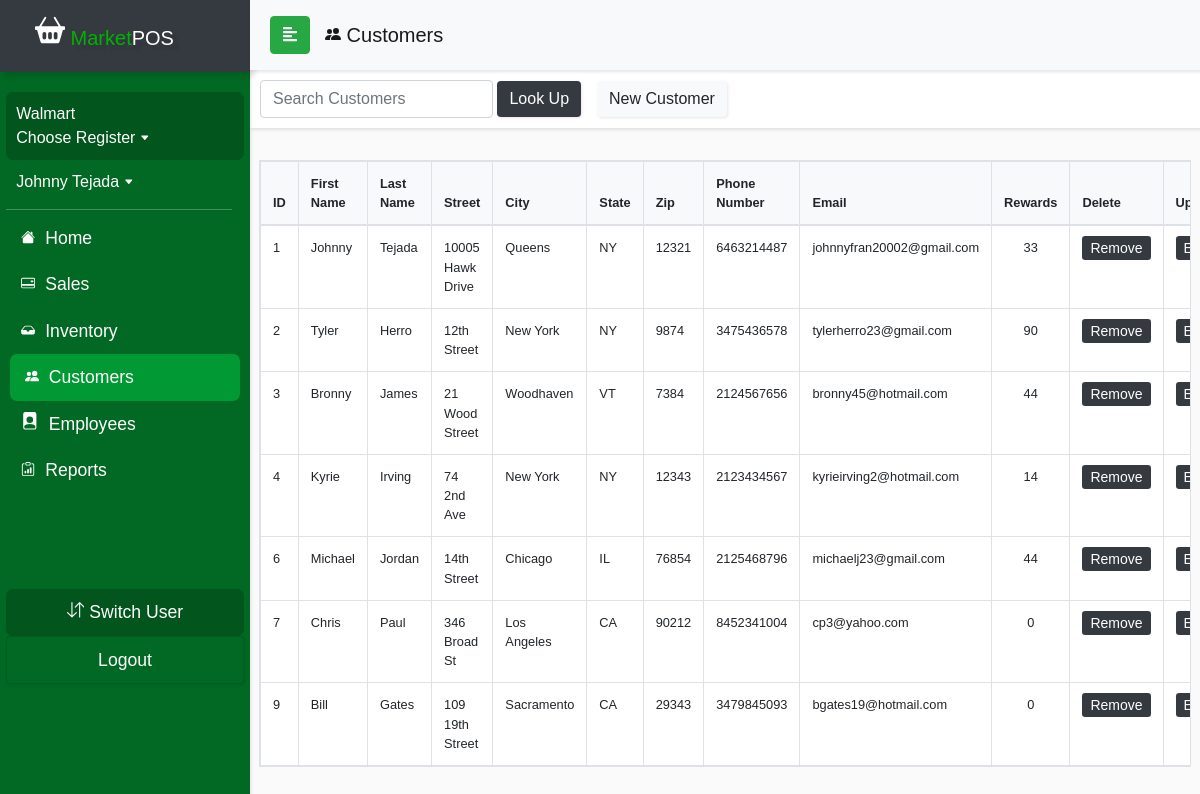
The page /currentDraft/customerview.php (signed in) on the database its author committed.
### tables this page shows
CREATE TABLE `employee_info` (
  `employee_id` int(11) NOT NULL,
  `email` varchar(50) NOT NULL,
  `password` varchar(50) NOT NULL,
  `pin_number` int(11) DEFAULT NULL,
  `first_name` varchar(50) NOT NULL,
  `last_name` varchar(50) NOT NULL,
  `user_id` double DEFAULT NULL,
  `phone_number` double NOT NULL,
  `SSN` double DEFAULT NULL,
  `street_address` varchar(50) NOT NULL,
  `city` varchar(50) NOT NULL,
  `state` varchar(2) NOT NULL,
  `zip_code` int(11) NOT NULL,
  `start_date` date DEFAULT NULL,
  `company_name` varchar(50) NOT NULL,
  `number_of_stores` varchar(11) DEFAULT NULL,
  `user_type` int(11) NOT NULL,
  `customer_id` int(11) DEFAULT NULL
);

CREATE TABLE `customer_info` (
  `customer_id` int(11) NOT NULL,
  `email` varchar(50) NOT NULL,
  `password` varchar(60) NOT NULL,
  `first_name` varchar(50) NOT NULL,
  `last_name` varchar(50) NOT NULL,
  `phone_number` double NOT NULL,
  `rewards` float DEFAULT NULL,
  `street_address` varchar(50) NOT NULL,
  `city` varchar(50) NOT NULL,
  `state` varchar(2) NOT NULL,
  `zip_code` int(11) NOT NULL
);

### currentDraft/sidebarconnect.php (called while the page is built)
<?php
include_once('config.php');
if (isset($_SESSION['emp_id'])) {
$employee_id = $_SESSION['emp_id'];
$query = "SELECT first_name, last_name, company_name, user_type FROM employee_info WHERE employee_id = $employee_id";
$result = mysqli_query($conn, $query);
$numrows = mysqli_num_rows($result);
if ($numrows != 0){
$row = mysqli_fetch_assoc($result);
}
}
?>

### currentDraft/customerview.php (the view, shortened to what this page needs)
<?php
include_once('config.php');
include_once('sidebarconnect.php');
$query = "SELECT * FROM customer_info";
$result = mysqli_query($conn, $query);
?>
<!DOCTYPE html>
<html>
<head>
  <link rel="stylesheet" href="css/bootstrap.min.css">
  <link rel="stylesheet" href="userStyle2.css">
  <link rel="stylesheet" href="css/jquery.mCustomScrollbar.min.css">
</head>
<body>
<nav id="sidebar">
    <div class="sidebar-header bg-dark">
      <h1 id="brand"><span><a class="navbar-brand relative-top" href="indexDraft.php">
            <span style="color: #00b300"> Market</span>POS</a></h1>
    </div>
    <ul class="list-unstyled components">
      <li>
        <div id="usercard">
          <a href="salescontrolpanel.php#switchreg" style="font-size: 1em;"><?php if ((isset($_SESSION['emp_id'])) ) echo $row['company_name']; else  echo 'Company Name'; ?></br>
            <?php if (isset($_SESSION['register'])) echo "Register " .$_SESSION['register'];else  echo 'Choose Register'; ?> <svg width=".6em" height=".6em" viewBox="0 0 16 16" class="bi bi-caret-down-fill" fill="currentColor" xmlns="http://www.w3.org/2000/svg">
              <path d="M7.247 11.14L2.451 5.658C1.885 5.013 2.345 4 3.204 4h9.592a1 1 0 0 1 .753 1.659l-4.796 5.48a1 1 0 0 1-1.506 0z" />
            </svg></a>
        </div>
      </li>
      <li>
        <a href="employeePinLogin.php" style="font-size: 1em;"><?php if ((isset($_SESSION['emp_id']))) echo "". $row['first_name']. " " . $row['last_name'] . " ";else echo "Current User";?><svg width=".6em" height=".6em" viewBox="0 0 16 16" class="bi bi-caret-down-fill" fill="currentColor" xmlns="http://www.w3.org/2000/svg">
            <path d="M7.247 11.14L2.451 5.658C1.885 5.013 2.345 4 3.204 4h9.592a1 1 0 0 1 .753 1.659l-4.796 5.48a1 1 0 0 1-1.506 0z" />
          </svg></a>
      </li>
      <div class="justify-content-center" id="navline"></div>
      <li>
        <a href="accounthomeDraft.php">
          <span style="padding:5px;">
            </span> Home</a>
      </li>
      <li>
        <a href="salescontrolpanel.php">
          <span style="padding:5px;">
          </span> Sales</a>
      </li>
      <li>
        <a href="inventorycontrol.php">
          <span style="padding:5px;">
            </span> Inventory</a>
      </li>
      <li class="active">
        <a href="customercontrol.php">
          <span style="padding:5px;">
            </span> Customers</a>
      </li>
      <?php
            if (isset($_SESSION['emp_id']))
        if ($row['user_type'] == 1) {
          echo "
          <li>
          <a href='employeecontrol.php'>
            <span style='padding:5px;'>
            <svg width='1em' height='1em' viewBox='0 0 16 16' class='bi bi-file-person-fill' fill='currentColor' xmlns='http://www.w3.org/2000/svg'>
            <path fill-rule='evenodd' d='M12 0H4a2 2 0 0 0-2 2v12a2 2 0 0 0 2 2h8a2 2 0 0 0 2-2V2a2 2 0 0 0-2-2zm-1 7a3 3 0 1 1-6 0 3 3 0 0 1 6 0zm-3 4c2.623 0 4.146.826 5 1.755V14a1 1 0 0 1-1 1H4a1 1 0 0 1-1-1v-1.245C3.854 11.825 5.377 11 8 11z'/>
          </svg></span> Employees</a>
        </li>
          <li>
            <a href='reportsControlPanel.php'>
              <span style='padding:5px;'>
                <svg width='.8em' height='.8em' viewBox='0 0 16 16' class='bi bi-clipboard-data' fill='currentColor' xmlns='http://www.w3.org/2000/svg'>
                  <path fill-rule='evenodd' d='M4 1.5H3a2 2 0 0 0-2 2V14a2 2 0 0 0 2 2h10a2 2 0 0 0 2-2V3.5a2 2 0 0 0-2-2h-1v1h1a1 1 0 0 1 1 1V14a1 1 0 0 1-1 1H3a1 1 0 0 1-1-1V3.5a1 1 0 0 1 1-1h1v-1z' />
                  <path fill-rule='evenodd' d='M9.5 1h-3a.5.5 0 0 0-.5.5v1a.5.5 0 0 0 .5.5h3a.5.5 0 0 0 .5-.5v-1a.5.5 0 0 0-.5-.5zm-3-1A1.5 1.5 0 0 0 5 1.5v1A1.5 1.5 0 0 0 6.5 4h3A1.5 1.5 0 0 0 11 2.5v-1A1.5 1.5 0 0 0 9.5 0h-3z' />
                  <path d='M4 11a1 1 0 1 1 2 0v1a1 1 0 1 1-2 0v-1zm6-4a1 1 0 1 1 2 0v5a1 1 0 1 1-2 0V7zM7 9a1 1 0 0 1 2 0v3a1 1 0 1 1-2 0V9z' />
                </svg></span> Reports</a>
          </li>";
        }
      ?>
      <li class="sidebar-footer">
        <div class="text-center" id="usercard">
          <a role="button" href="<?php $_SESSION['url'] = "salescontrolpanel.php" ?> employeePinLogin.php"> Switch User</a>
        </div>
      </li>
      <li>
        <div class="card text-center" id="footerbtn" style="background: #016923;">
          <a role="button" href="logout.php"> Logout</a>
        </div>
      </li>
    </ul>
  </nav>
  <div id="content">
    <nav class="navbar navbar-expand-lg navbar-light bg-light sticky-top" id="locnav">
      <div class="container-fluid">
        <button type="button" id="sidebarCollapse" class="btn btn-success">
          <i class="fas fa-align-left"></i>
        </button>
        <div class="collapse navbar-collapse" id="navbarSupportedContent">
          <ul class="nav navbar-nav mr-auto">
            <a class="navbar-brand" href="customerview.php"> Customers</a>
          </ul>
        </div>
      </div>
    </nav>
    <nav class="navbar navbar-light" id="salespanel">
      <form class="form-inline" method="post" action="customerview.php">
        <div class="nav-item" style="padding: 8px">
          <input class="form-control" name="customer" placeholder="Search Customers" aria-label="Search">
          <button class="btn btn-dark navbar-btn" name="submit-search"> Look Up</button>
        </div>
        <div class="nav-item mr-auto">
          <a class="btn navbar-btn btn-light" href="customerindex.php" role="button"> New Customer</a></div>
      </form>
    </nav>
    <div class="wrapper mt-3">
      <div class="row px-4 justify-content-center">
        <table class="table table-bordered table-hover mt-3 table-responsive" style="font-size:80%;">
          <thead class="bg-light">
          <tr>
              <th> ID </th>
              <th> First Name </th>
              <th> Last Name </th>
              <th> Street </th>
              <th> City</th>
              <th> State</th>
              <th> Zip </th>
              <th> Phone Number </th>
              <th> Email </th>
              <th> Rewards </th>
              <th> Delete </th>
              <th> Update </th>
            </tr>
          </thead>
          <tbody class="bg-white">
            <?php
            if (isset($_POST['submit-search'])) {
              $search = mysqli_real_escape_string($conn, $_POST['customer']);
              $sql = "SELECT * FROM customer_info WHERE first_name LIKE '%$search%' OR last_name LIKE '%$search%' OR phone_number LIKE '%$search%' OR email LIKE '%$search%'";
              $result = mysqli_query($conn, $sql);
              $queryResults = mysqli_num_rows($result);
              if ($queryResults > 0) {
                echo "<div class='row mt-3'>There are $queryResults results matching your search</div><br>";
                while ($row = mysqli_fetch_assoc($result)) {
					echo "<tr><td>" . $row['customer_id'] . "</td><td>"
                    . $row['first_name'] . "</td><td>" . $row['last_name'] . "</td><td>" . $row['street_address'] . "</td><td>"
                    . $row['city'] . "</td><td>" . $row['state'] . "</td><td>" . $row['zip_code'] . "</td><td>" . $row['phone_number'] . "</td><td>"
                    . $row['email'] . "</td><td class='text-center'>"  . $row['rewards'] .
                    "</td><td><a class='btn-sm btn-dark' role='button' href='customerdelete.php?Del="
                    . $row['customer_id'] . "'>Remove</a></td><td><a class='btn-sm btn-dark' role='button' href='customeredit.php?Upd="
                    . $row['customer_id'] . "'>Select</a></td></tr>";
                	}
              	} else {
                echo "<div class='row mt-3'>There are no results matching your search</div>";
              }
            } else {
              while ($row = mysqli_fetch_assoc($result)) {
                echo "<tr><td>" . $row['customer_id'] . "</td><td>"
                  . $row['first_name'] . "</td><td>" . $row['last_name'] . "</td><td>" . $row['street_address'] . "</td><td>"
                  . $row['city'] . "</td><td>" . $row['state'] . "</td><td>" . $row['zip_code'] . "</td><td>" . $row['phone_number'] . "</td><td>"
                  . $row['email'] . "</td><td class='text-center'>"  . $row['rewards'] .
                  "</td><td><a class='btn-sm btn-dark' role='button' href='customerdelete.php?Del="
                  . $row['customer_id'] . "'>Remove</a></td><td><a class='btn-sm btn-dark' role='button' href='customeredit.php?Upd="
                  . $row['customer_id'] . "'>Edit</a></td></tr>";
              }
            }
            ?>
          </tbody>
        </table>
      </div>
    </div>
</body>
</html>

### currentDraft/userStyle2.css (style rules this page uses)
body { font-family: 'Poppins', sans-serif; background: #fafafa; overflow-y: scroll; overflow-x: hidden; }
a, a:hover, a:focus { color: inherit; text-decoration: none; transition: all 0.3s; }
#brand { text-shadow: 5px 5px 3px rgba(0, 0, 0, 0.1); }
#locnav { position: fixed; }
#salespanel { padding: 2px 2px; margin-top: 30px; margin-left: 0px; overflow-y: scroll; }
.navbar { width: 100%; padding: 5px 5px; background: #fff; border: none; border-radius: 0; box-shadow: 1px 2px 3px rgba(0, 0, 0, 0.1); }
.navbar-brand { padding: 15px; }
.nav-item { padding: 8px; }
.navbar-btn { box-shadow: 1px 1px 3px rgba(0, 0, 0, 0.1); outline: none !important; border: none; }
#navline { margin-top: 5px; margin-bottom: 5px; width: 95%; height: 1px; border-bottom: 1px solid white; opacity: 25%; box-shadow: 1px 1px 3px rgba(0, 0, 0, 0.1); }
#sidebar { width: 250px; position: fixed; top: 0; left: 0; height: 100vh; z-index: 999; background: #016923; color: #fff; transition: all 0.3s; box-shadow: 1px 2px 3px rgba(0, 0, 0, 0.1); }
#sidebar .sidebar-header { padding-left: 20px; height: 4.5em; box-shadow: 5px 5px 5px rgba(0, 0, 0, 0.1); }
#sidebar ul.components { padding: 20px 0; margin: auto; width: 95%; }
#sidebar ul li a { padding: 10px; font-size: 1.1em; display: block; }
#sidebar ul li.active > a, a[aria-expanded="true"] { color: #fff; background: #009933; margin: auto; width: 97%; border-radius: 7px; pointer-events: none; }
#usercard { background: #01551d; border-radius: 7px; }
#footerbtn { background: #016923; box-shadow: 1px 1px 3px rgba(0, 0, 0, 0.1); }
#content { width: calc(100% - 250px); margin-top: 40px; min-height: 100vh; transition: all 0.3s; position: absolute; top: 0; right: 0; }

### rows shown on the page
employee_info: company_name "Walmart", first_name "Johnny", last_name "Tejada"
customer_info: customer_id "1", first_name "Johnny", last_name "Tejada", street_address "10005 Hawk Drive", city "Queens", state "NY", zip_code "12321", phone_number "6463214487", email "johnnyfran20002@gmail.com", rewards "33"
customer_info: customer_id "2", first_name "Tyler", last_name "Herro", street_address "12th Street", city "New York", state "NY", zip_code "9874", phone_number "3475436578", email "tylerherro23@gmail.com", rewards "90"
customer_info: customer_id "3", first_name "Bronny", last_name "James", street_address "21 Wood Street", city "Woodhaven", state "VT", zip_code "7384", phone_number "2124567656", email "bronny45@hotmail.com", rewards "44"
customer_info: customer_id "4", first_name "Kyrie", last_name "Irving", street_address "74 2nd Ave", city "New York", state "NY", zip_code "12343", phone_number "2123434567", email "kyrieirving2@hotmail.com", rewards "14"
customer_info: customer_id "6", first_name "Michael", last_name "Jordan", street_address "14th Street", city "Chicago", state "IL", zip_code "76854", phone_number "2125468796", email "michaelj23@gmail.com", rewards "44"
customer_info: customer_id "7", first_name "Chris", last_name "Paul", street_address "346 Broad St", city "Los Angeles", state "CA", zip_code "90212", phone_number "8452341004", email "cp3@yahoo.com", rewards "0"
customer_info: customer_id "9", first_name "Bill", last_name "Gates", street_address "109 19th Street", city "Sacramento", state "CA", zip_code "29343", phone_number "3479845093", email "bgates19@hotmail.com", rewards "0"
